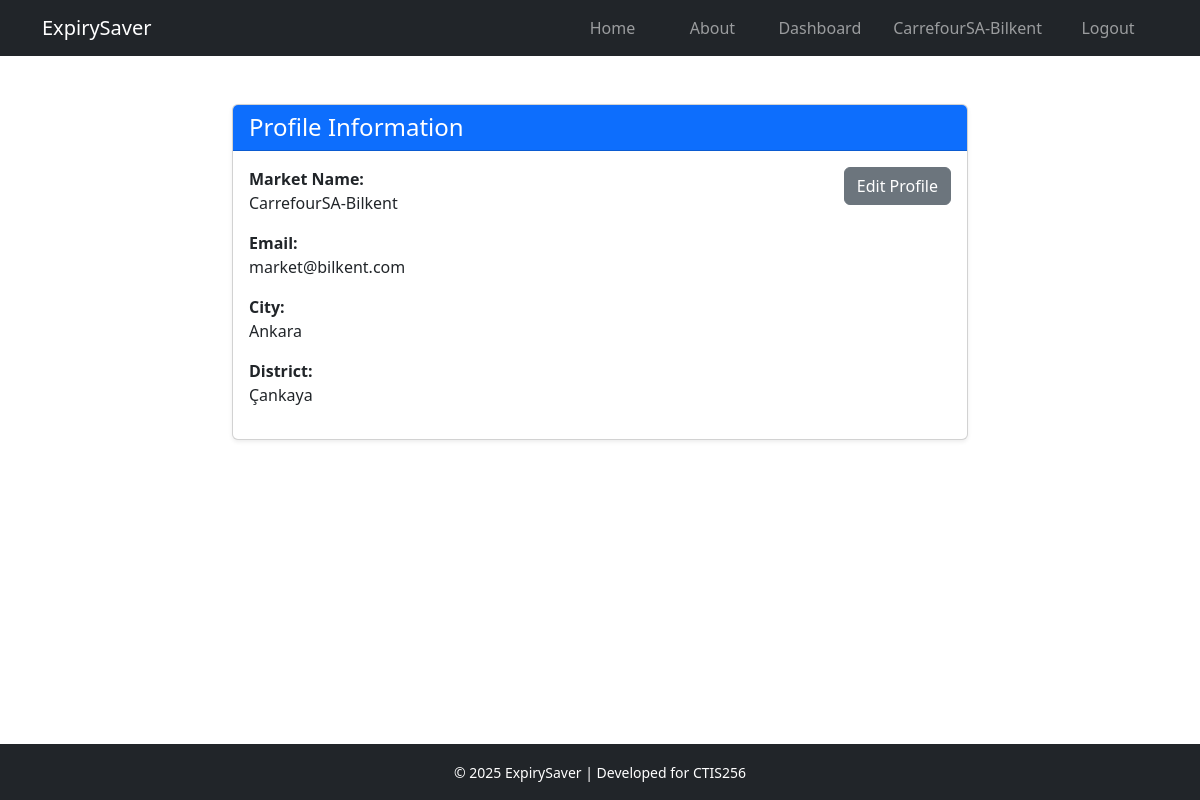
Before: /profile.php (signed in) with the older database file.
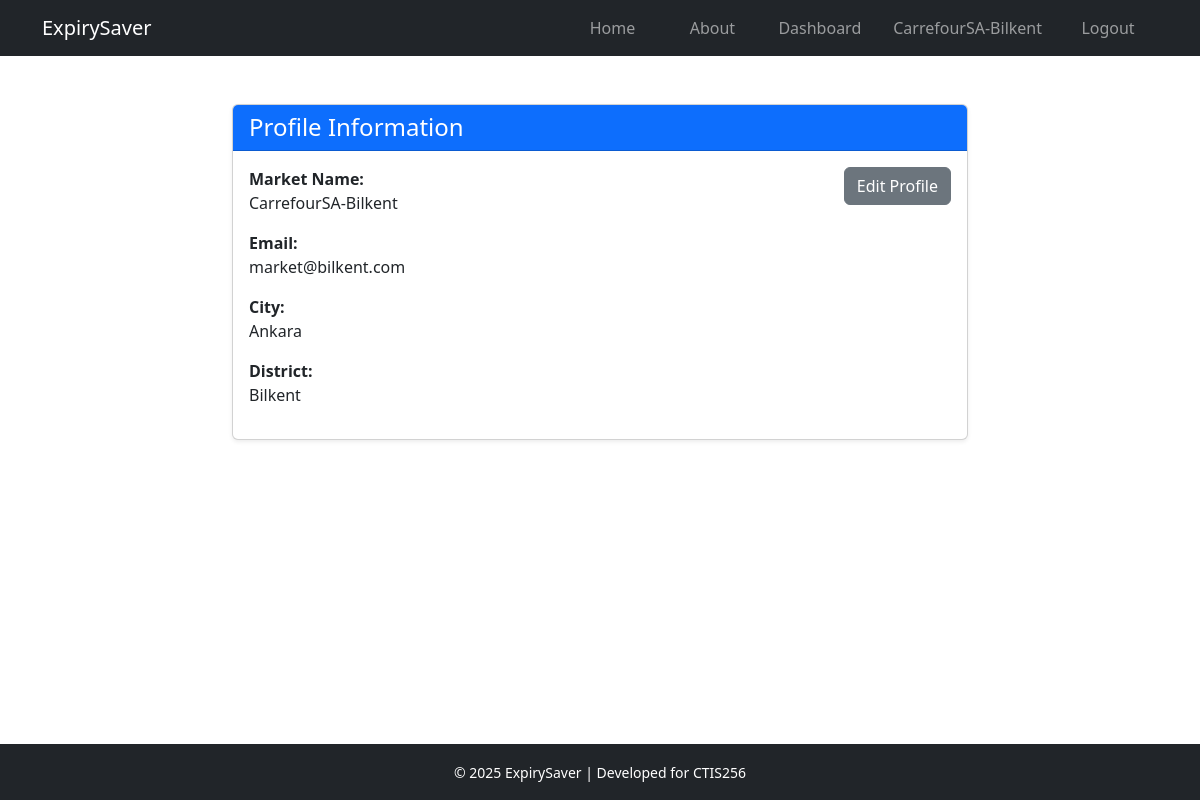
After: the same page with the newer database file.
### tables this page shows
CREATE TABLE users (
    id INT AUTO_INCREMENT PRIMARY KEY,
    email VARCHAR(255) NOT NULL UNIQUE,
    password VARCHAR(255) NOT NULL,
    role ENUM('market', 'consumer') NOT NULL,
    name VARCHAR(255) NOT NULL,
    city VARCHAR(100) NOT NULL,
    district VARCHAR(100) NOT NULL,
    is_verified BOOLEAN DEFAULT 0,
    verification_code VARCHAR(255),
    created_at TIMESTAMP DEFAULT CURRENT_TIMESTAMP,
    remember VARCHAR(200)
);

### public/profile.php (the view, shortened to what this page needs)
<?php
require_once __DIR__ . '/../app/includes/db.php';
require_once __DIR__ . '/../app/templates/header.php';
require_once __DIR__ . '/../app/templates/navbar.php';
if (isset($_SESSION['user'])) {
    $user_id = $_SESSION['user']['id'];
    $stmt = $db->prepare("SELECT * FROM users WHERE id = :user_id");
    $stmt->execute(['user_id' => $user_id]);
    $user = $stmt->fetch(PDO::FETCH_ASSOC);
}
?>
<div class="container py-5">
  <div class="row justify-content-center">
    <div class="col-md-8">
      <div class="card shadow-sm mb-4">
        <div class="card-header bg-primary text-white">
          <h4 class="mb-0">Profile Information</h4>
        </div>
        <div class="card-body">
          <div class="row">
            <div class="col-md-6">
            <p><strong><?= $user['role'] === 'market' ? 'Market Name:' : 'Full Name:' ?><br></strong> <?= htmlspecialchars($user['name']) ?></p>
              <p><strong>Email:<br></strong> <?= htmlspecialchars($user['email']) ?></p>
              <p><strong>City:<br></strong> <?= htmlspecialchars($user['city']) ?></p>
              <p><strong>District:<br></strong> <?= htmlspecialchars($user['district']) ?></p>
            </div>
            <div class="col-md-6 text-md-end">
              <a href="#editProfile" class="btn btn-secondary" data-bs-toggle="collapse">Edit Profile</a>
            </div>
          </div>
        </div>
      </div>
    </div>
  </div>
</div>
<?php require_once __DIR__ . '/../app/templates/footer.php'; ?>

Changed rows visible on the page:
changed users "CarrefourSA-Bilkent": district "Çankaya" → "Bilkent"
